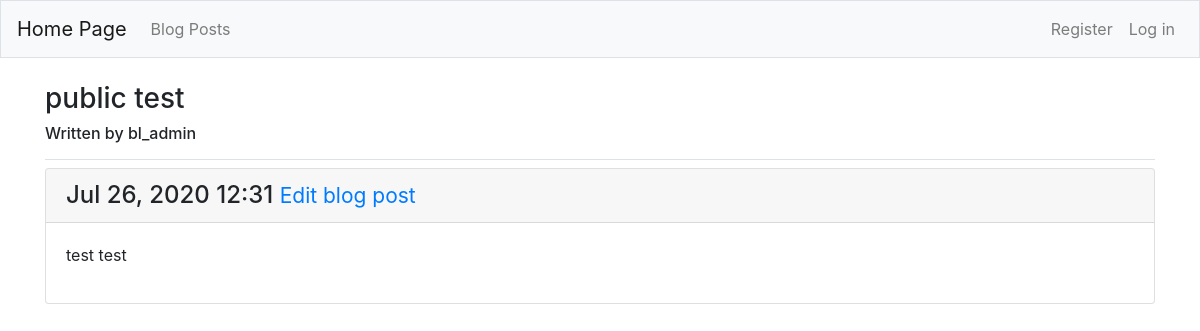
Page /blogposts/6/ on the committed database.
### blogs/models.py (models this page shows)
class BlogPost(models.Model):
    title= models.CharField(max_length = 200)
    text = models.TextField()
    date_added = models.DateTimeField(auto_now_add = True)
    owner = models.ForeignKey(User,on_delete=models.CASCADE)
    public = models.BooleanField(default=False)
    def __str__(self):
        return self.title

### blogs/views.py (the view)
# urls.py: path('blogposts/<int:blog_post_id>/',views.blog_post,name = 'blog_post'),
def blog_post(request, blog_post_id):
    blog_post = get_object_or_404(BlogPost,id = blog_post_id)
    check_blog_post_public(request,blog_post_id)
    blog_content=blog_post.text
    context = {'blog_post':blog_post, 'blog_content':blog_content}
    return render(request, 'blogs/blog_post.html',context)

### blogs/views.py (called while the page is built)
def check_blog_post_public(request,blog_post_id):
    blog_post = BlogPost.objects.get(id=blog_post_id)
    if blog_post.public==False:
        check_blog_post_owner(request, blog_post_id)

### blogs/templates/blogs/blog_post.html
{% extends "blogs/base.html" %}
{% block page_header %}
<h3>{{blog_post}}</h3>
<h6>Written by {{blog_post.owner}}</h6>
{% endblock page_header %}
{% block content %}
<div class ="card mb-3">
  <h4 class ="card-header">
  {{blog_post.date_added|date:'M d, Y H:i'}}
  <small><a href="{% url 'blogs:edit_blog_post' blog_post.id %}">Edit blog post</a></small>
  </h4>
  <div class="card-body">
    {{blog_content|linebreaks}}
  </div>
</div>
{% endblock content %}

### rows in the picture
BlogPost: title "public test", owner "bl_admin", date_added "Jul 26, 2020 12:31", text "test test"
